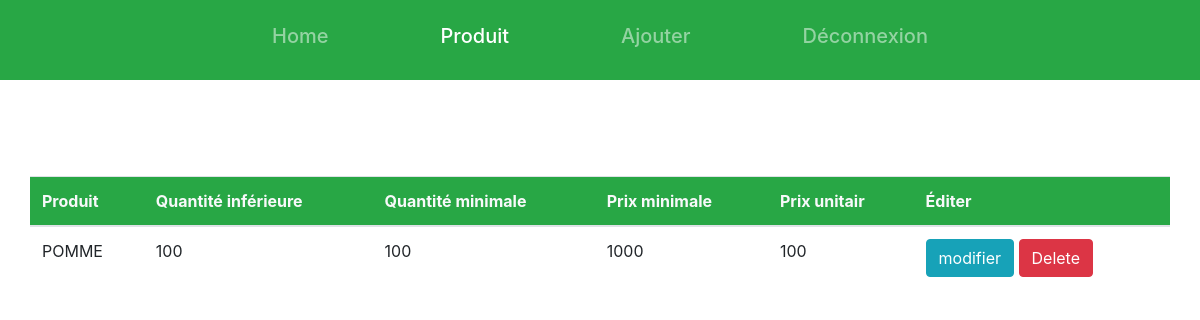
Screenshot of /produit.php?produit=fruits with the database file from the repository.
### tables this page shows
CREATE TABLE `produit` (
  `quantité_inférieure` int(11) NOT NULL,
  `quantité_minimale` int(11) NOT NULL,
  `prix_minimale` int(11) NOT NULL,
  `prix_unitair` int(11) NOT NULL,
  `catégories` varchar(200) NOT NULL,
  `ref` varchar(200) DEFAULT NULL,
  `id` int(200) NOT NULL
);

### produit.php (the view, shortened to what this page needs)
<?php
    $db_username = 'root';
    $db_password = '';
    $db_name     = 'gestion';
    $db_host     = 'localhost';
    $db = mysqli_connect($db_host, $db_username, $db_password,$db_name)
           or die('could not connect to database');
           $produit ="SELECT * FROM produit ORDER BY ref DESC";
           $conn = mysqli_query($db,$produit);
?>
<!DOCTYPE html>
<html lang="en">
<head>
    <link rel="stylesheet" href="https://cdn.jsdelivr.net/npm/bootstrap@4.6.0/dist/css/bootstrap.min.css">
</head>
<body>
<nav class="navbar navbar-expand-lg navbar-dark bg-success d-flex justify-content-center p-3">
    <ul class="navbar-nav">
      <li class="nav-item   px-md-5">
        <a class="nav-link h5" href="principale.php">Home </a>
      </li>
      <li class="nav-item active  px-md-5">
        <a class="nav-link h5" href="produit.php">Produit</a>
      </li>
      <li class="nav-item  px-md-5">
        <a class="nav-link h5" href="ajouter.php">Ajouter</a>
      </li>
      <li class="nav-item  px-md-5">
      <a class="nav-link h5" href='principale.php?deconnexion=true'><span>Déconnexion</span></a>
      </li>
    </ul>
</nav>
<br><br><br><br>
<?php if (mysqli_num_rows( $conn)) {?>
    <table class="table container">
    <thead class="bg-success text-light">
        <tr>
        <th scope="col">Produit</th>
        <th scope="col">Quantité inférieure</th>
        <th scope="col">Quantité minimale</th>
        <th scope="col">Prix minimale</th>
        <th scope="col">Prix unitair</th>
        <th scope="col">Éditer</th>
        </tr>
        </thead>
        <tbody>
        <?php
        if(isset($_GET['produit']))
        {
            $cat=$_GET['produit'];
            $reqCat="SELECT * FROM produit WHERE catégories='$cat'";
            $conn=mysqli_query($db,$reqCat);
        }
        while($rows = mysqli_fetch_assoc($conn))
      {
      ?>
      <tr>
          <td><?= $rows ['ref'] ?></td>
          <td><?= $rows ['quantité_inférieure'] ?></td>
          <td><?= $rows ['quantité_minimale'] ?></td>
          <td><?= $rows ['prix_minimale'] ?></td>
          <td><?= $rows ['prix_unitair'] ?></td>
          <td> <a href="form.php?id=<?= $rows['id'] ?>"  class="btn btn-info">modifier</a>     <a href="supprimer.php?id=<?= $rows['id'] ?>" class="btn btn-danger">Delete</a>  </td>
      </tr>
            <?php   }?>
        </tbody>
    </table>
    <?php }?>
</body>
</html>

### rows the page displays
produit: ref "POMME", quantité_inférieure "100", quantité_minimale "100", prix_minimale "1000", prix_unitair "100"
